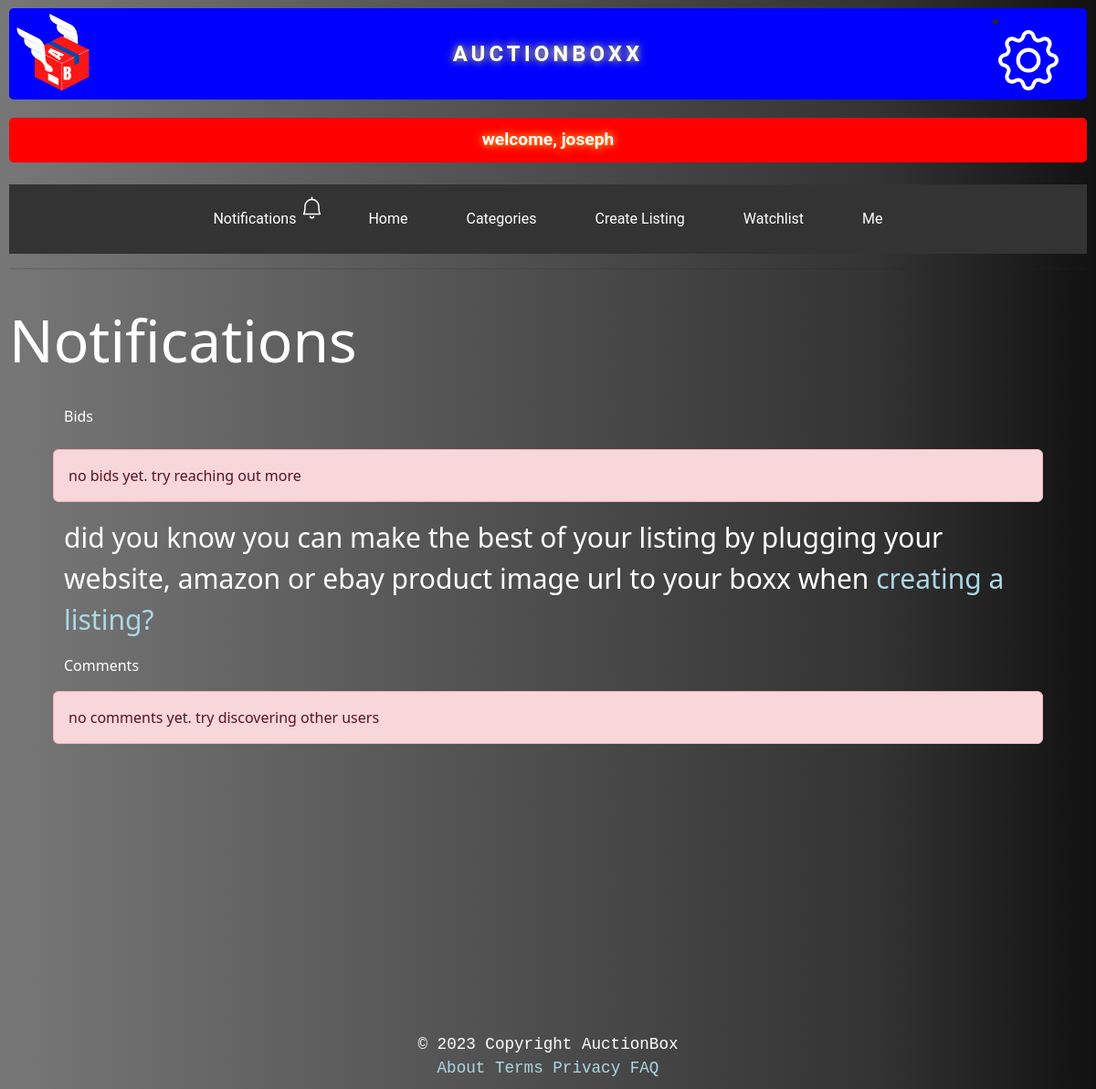
The app's page /notifications (signed in), older data.
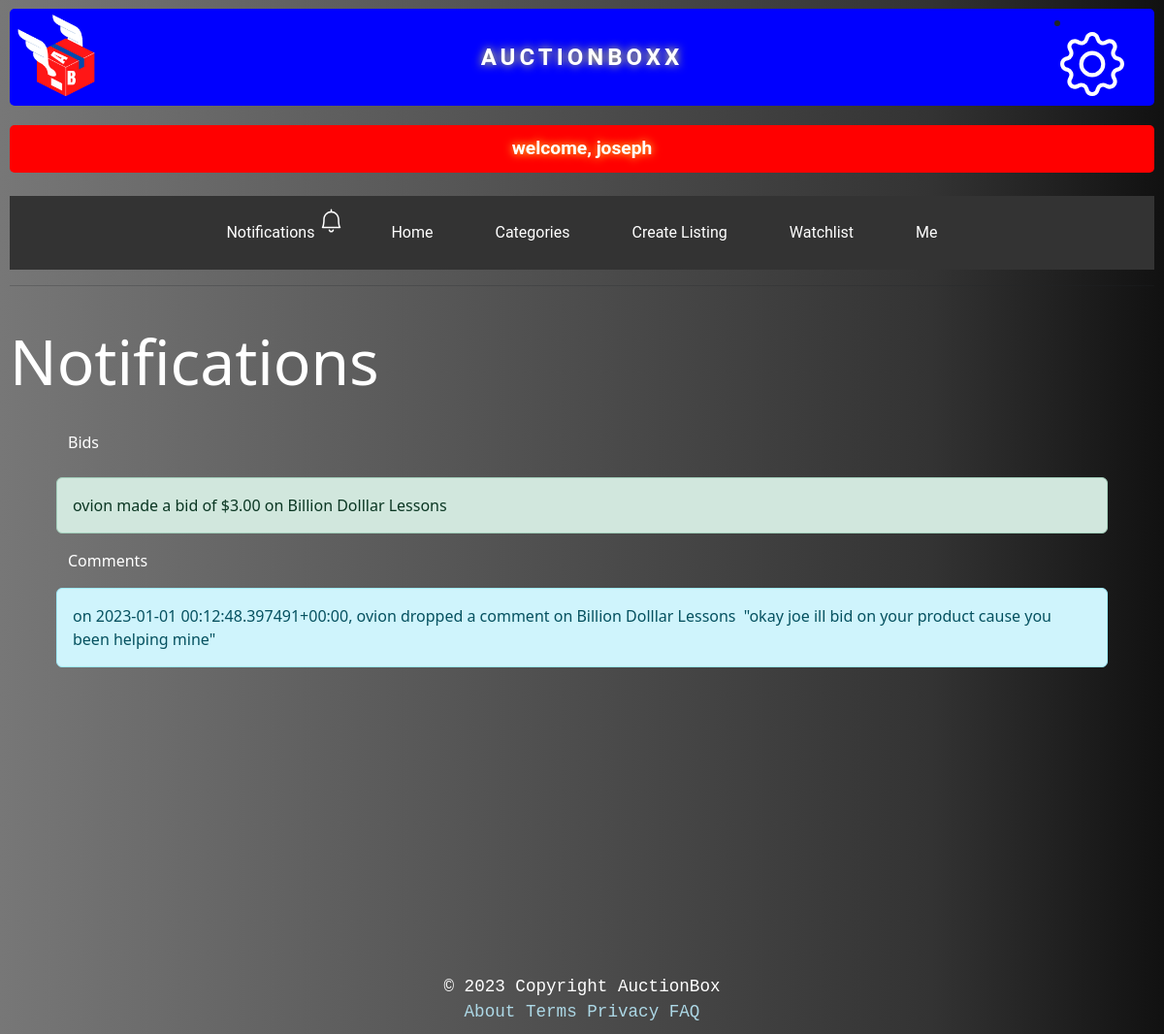
The same page, newer data.
### auctions/models.py (models this page shows, shortened)
class User(AbstractUser):
    pass

class Bid(models.Model):
    bid = models.DecimalField(max_digits=10, decimal_places=2)
    bidder = models.ForeignKey(User, on_delete=models.CASCADE, blank=True, related_name="bidder", default=None)
    auction_listing = models.ForeignKey(AuctionListing, on_delete=models.CASCADE, blank=True, related_name="listing", default=None)
    def __str__(self):
        return f" {self.bidder} made a bid of ${self.bid} on {self.auction_listing} "

class AuctionListing(models.Model):
    title = models.CharField(max_length=100)
    description = models.TextField()
    imageUrl = models.CharField(max_length=1000)
    startingBid = models.DecimalField(max_digits=10, decimal_places=2)
    isActive= models.BooleanField(default=True)
    category= models.ForeignKey(Category, on_delete=models.CASCADE, blank=True, related_name="category")
    watchlist = models.ManyToManyField(User, blank = True, related_name= "watchlist" )
    seller_id = models.ForeignKey(User, on_delete=models.CASCADE, blank=False, null=False, related_name="seller")
    created = models.DateTimeField(default = timezone.now)
    def __str__(self):
        return self.title
    def created(self):
        return self.created

class Comment(models.Model):
    author = models.ForeignKey(User, on_delete=models.CASCADE, blank=True, related_name="author", default=None)
    auction_listing = models.ForeignKey(AuctionListing, on_delete=models.CASCADE, blank=True, related_name="auction_listing")
    comment = models.TextField(max_length=200 , default=None)
    created = models.DateTimeField(default = datetime.datetime.now)
    def __str__(self):
        return f" on {self.created}, {self.author} dropped a comment on {self.auction_listing} "

### auctions/views.py (the view)
# urls.py: path("notifications", views.notifications, name='notifications'),
def notifications(request):
    user = request.user
    listings = AuctionListing.objects.filter(seller_id = user)
    for listing in listings:
        seller = listing.seller_id
        all_comments = Comment.objects.filter(auction_listing = listing )
        all_bids = Bid.objects.filter(auction_listing = listing)
        message = {'all_comments': all_comments,'all_bids': all_bids, 'seller': seller}
    return render(request, 'auctions/notifications.html', message)

### auctions/templates/auctions/notifications.html (shortened to what this page needs)
{% extends "auctions/layout.html" %}
{% block body %}
<br>
<h2 class="" style="color: white; justify-content: left; text-align: left; font-size: 4rem;">Notifications</h2><br>
<div class="row mx-5" >
{%if seller == user%}
<br><br>
<p style = "color: white;">Bids</p>
{%for bids in all_bids reversed%}
    <div class="alert alert-success" role="alert">{{ bids }}</div><br>
{%endfor%}
{%if not all_bids%}
    <div class="alert alert-danger" role="alert">no bids yet. try reaching out more</div><br>
    <p style = "color: white; font-size: 30px;">did you know you can make the best of your listing by plugging your website, amazon or ebay product image url to your boxx when <a href="{% url 'create_listing' %}" style = "color: lightblue;">creating a listing?</a></p>
{%endif%}
<br>
  <p style = "color: white;">Comments</p>
  {%for comments in all_comments reversed%}
      <div class="alert alert-info" role="alert">{{ comments }} &nbsp;"{{comments.comment}}"</div><br>
  {%endfor%}
  {%if not all_comments%}
  <div class="alert alert-danger" role="alert">no comments yet. try discovering other users</div><br>
  {%endif%}
{%endif%}
</div>
{% endblock %}

### auctions/templates/auctions/layout.html (shortened to what this page needs)
{% load static %}
<!DOCTYPE html>
<html lang="en">
    <head>
        <link rel="stylesheet" href="https://stackpath.bootstrapcdn.com/bootstrap/4.3.1/css/bootstrap.min.css">
        <link rel="stylesheet" href="https://stackpath.bootstrapcdn.com/bootstrap/4.4.1/css/bootstrap.min.css">
        <link href="{% static 'auctions/styles.css' %}" rel="stylesheet">
        <link href="https://cdn.jsdelivr.net/npm/bootstrap@5.3.0-alpha1/dist/css/bootstrap.min.css" rel="stylesheet">
    </head>
  <body>
{% if user.is_authenticated %}
        <div class="body">
          <div class="logo">
            <a style="margin-left: -32px; margin-top: -15px; margin-bottom: -31px; background-color: transparent;" href="{%url 'index'%}"><img src="{% static 'auctions/logo.png' %}" alt="logo"></a>
            <li>
                <a class="nav-link" href="{% url 'settings' %}" style = "margin-right: 25px; margin-top: -6px;">
                </a>
            </li>
          </div>
          <h1>
              <div style="color: white; font-family: 'Roboto', sans-serif; font-size: 0.6em; font-weight: bold; text-align: center; padding: 20px; background-color: blue; border-radius: 5px; text-shadow: 0 0 10px #ff3; ">auctionboxx</div>
          </h1>
          <div style="color: white; font-family: 'Roboto', sans-serif; font-size: 1.2em; font-weight: bold; text-align: center; padding: 10px; background-color: red; border-radius: 5px; text-shadow: 0 0 10px #ff3; animation: marquee 5s linear infinite;"> welcome, {{ user.username }}</div>
          <br>
          <ul class="nav">
            <li class="nav-item">
                <a class="nav-link" href="{% url 'notifications' %}">Notifications</a>
            </li>
                  <li class="nav-item">
                      <a class="nav-link" href="{% url 'index' %}">Home</a>
                  </li>
                  <li class="nav-item">
                      <a class="nav-link" href="{% url 'categories' %}">Categories</a>
                  </li>
                  <li class="nav-item">
                      <a class="nav-link" href="{% url 'create_listing' %}">Create Listing</a>
                  </li>
                  <li class="nav-item">
                      <a class="nav-link" href="{% url 'watchlist' %}">Watchlist</a>
                  </li>
                  <li class="nav-item">
                      <a class="nav-link" href="{% url 'me' %}">Me</a>
                  </li>
              {% endif %}
          </ul>
          <hr>
        </div>
        {% block body %}
        {% endblock %}
    </body>
    <div class="footer-section">
      <section>
        <footer style="text-align: center; color: white; font-family: 'Courier New', monospace;">© 2023 Copyright AuctionBox </footer>
        <div class="footer-links">
          <a href="{% url 'about' %}">About </a>
          <a href="{% url 'terms' %}">Terms </a>
          <a href="#">Privacy </a>
          <a href="#">FAQ </a>
        </div>
      </section>
    </div>
</html>

### auctions/static/auctions/styles.css (style rules this page uses)
body { padding: 10px; }

### auctions/templates/auctions/layout.html (style rules this page uses)
body { background-color: blue; }
h1 { color: #1DB954; font-family: 'Roboto', sans-serif; font-size: 2.5rem; font-weight: bold; text-transform: uppercase; letter-spacing: 0.1em; margin: 0.5em 0; line-height: 1.5em; text-shadow: 1px 1px 1px #000; margin-top: -95px; }
.nav { list-style-type: none; margin: 0; padding: 0; overflow: hidden; background-color: #333; }
.nav-item { float: left; list-style-type: none; }
.nav-link { display: block; color: white; text-align: center; padding: 4px 6px; text-decoration: none; font-family: 'Roboto', sans-serif; font-size: 1.2rem; }
.nav { list-style-type: none; margin: 0; padding: 0; justify-content: center; background-color: #333; display: flex; flex-wrap: nowrap; list-style-type: none; }
.nav li a { display: block; color: white; text-align: center; padding: 26px 32px; text-decoration: none; justify-content: center; flex: 0 0 auto; font-size: 1rem; border-radius: 20px; list-style-type: none; }
.logo img { width: 160px; max-width: 100%; height: 140px; margin-top }
.logo { display: flex; justify-content: space-between; align-items: center; width: 100%; position: relative; top: 5; left: 0; }
.footer-section { position: absolute; margin-top: 300px; -webkit-text-size-adjust: 100%; font-family: Open Sans, Helvetica, Arial, sans; color: white; font-size: 1.1em; width: 100%; margin-left: 0px; background-color: #212121f2; position: relative; background-color: transparent; font-size: 1.1em; }
.footer-links { justify-content: center; color: white; text-align: center; flex: auto; flex-direction: row; font-family: 'Courier New', monospace; text-decoration: none; }

### auctions/templates/auctions/notifications.html (style rules this page uses)
body { background: linear-gradient(to left, #111111, #333333, #444444, #555555, #666666, #777777); }
.row { display: flex; flex-wrap: wrap; justify-content: center; }
a { color: lightblue; text-decoration: none; text-decoration-line: none; }

Row changes from the older to the newer data that the page shows:
added Bid: bidder+bid+auction_listing "ovion made a bid of $3.00 on Billion Dolllar Lessons"
added Comment: created+author+auction_listing "on 2023-01-01 00:12:48.397491+00:00, ovion dropped a comment on Billion Dolllar Lessons", comment "okay joe ill bid on your product cause you been helping mine"
Text that changed along with them:
text no longer shown: "no bids yet. try reaching out more did you know you can make the best of your listing by plugging your website, amazon or ebay product image url to your boxx when creating a listing? no comments yet. try discovering other users"
